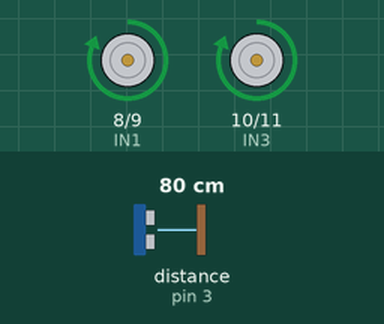
Simulated run of this sketch. Board: Arduino Uno, built with avr-gcc and run on an emulated ATmega328P. On the bench: motor-driver pin pairs drawn as motors (green arrow = first pin HIGH = forward, orange = second pin HIGH = backward, longer = more drive). Wiring (inferred from the names in the program): ultrasonic range finder: trigger pin 2; echo pin 3. Inputs (shaded band) come from the test bench; at power-on: distance to the obstacle (sensor on pin 3) 80 cm. The echo pulse lasts 58.3 µs per cm; random numbers use the default seed unless the sketch sets one.

Above: at 1.2 s.
1.3 s: distance to the obstacle (sensor on pin 3) set to 19 cm
2.8 s: distance to the obstacle (sensor on pin 3) set to 14 cm
At 3.6 s:
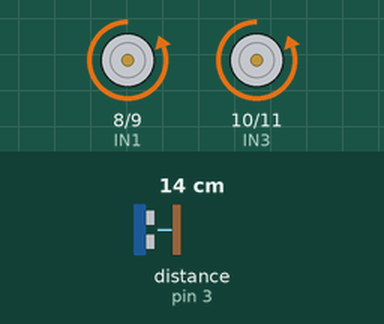
At 5.6 s:
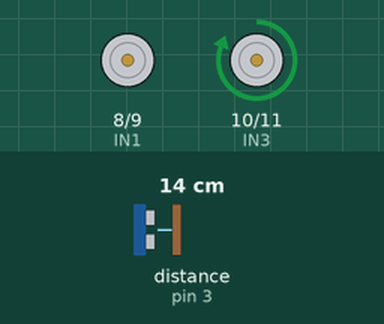
5.8 s: distance to the obstacle (sensor on pin 3) set to 18 cm
7.6 s: distance to the obstacle (sensor on pin 3) set to 2 cm
At 10.4 s:
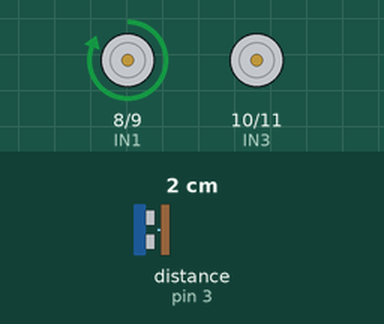
10.6 s: distance to the obstacle (sensor on pin 3) set to 35 cm
Timing chart, 0 to 13.4 s (numbered marks = the images above; inputs shaded):
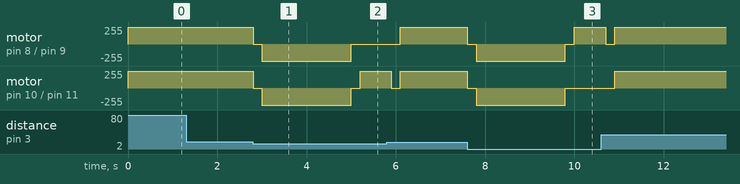

The sketch:

Obstacle_avoidance_robot.ino
```cpp
const int trigPin = 2;
const int echoPin = 3;
const int IN1 = 8;
const int IN2 = 9;
const int IN3 = 10;
const int IN4 = 11;
long duration;
int distance;
void forward()
{
    digitalWrite(IN1,HIGH);
    digitalWrite(IN2,LOW);
    digitalWrite(IN3,HIGH);
    digitalWrite(IN4,LOW);
}
void backward()
{
    digitalWrite(IN1,LOW);
    digitalWrite(IN2,HIGH);
    digitalWrite(IN3,LOW);
    digitalWrite(IN4,HIGH);
}
void left()
{
    digitalWrite(IN1,LOW);
    digitalWrite(IN2,LOW);
    digitalWrite(IN3,HIGH);
    digitalWrite(IN4,LOW);
}
void right()
{
    digitalWrite(IN1,HIGH);
    digitalWrite(IN2,LOW);
    digitalWrite(IN3,LOW);
    digitalWrite(IN4,LOW);
}
void stopRobot()
{
    digitalWrite(IN1,LOW);
    digitalWrite(IN2,LOW);
    digitalWrite(IN3,LOW);
    digitalWrite(IN4,LOW);
}
int getDistance()
{
    digitalWrite(trigPin,LOW);
    delayMicroseconds(2);
    digitalWrite(trigPin,HIGH);
    delayMicroseconds(10);
    digitalWrite(trigPin,LOW);
    duration = pulseIn(echoPin,HIGH);
    return duration * 0.034 / 2;
}
void setup()
{
    pinMode(trigPin,OUTPUT);
    pinMode(echoPin,INPUT);
    pinMode(IN1,OUTPUT);
    pinMode(IN2,OUTPUT);
    pinMode(IN3,OUTPUT);
    pinMode(IN4,OUTPUT);
    randomSeed(analogRead(A0));   // Random left/right turns
}

void loop()
{
    distance = getDistance();
    if(distance > 15)
    {
        forward();
    }
    else
    {
        stopRobot();
        delay(200);
        backward();
        delay(2000);
        stopRobot();
        delay(200);
        if(random(2)==0)
            left();
        else
            right();
        delay(700);
        stopRobot();
        delay(200);
    }
}
```

Measured:
- the behaviour switches between 17 and 16 cm on distance to the obstacle (sensor on pin 3) (found by bisection; images 0 and 1)
- after the input at 1.3 s, every drawn part: stays the same
- after the input at 2.8 s, motor on pin 8 (IN1) / pin 9 (IN2): forward 255/255 → stopped at once, → backward 255/255 0.20 s later, → stopped 2.0 s later; motor on pin 10 (IN3) / pin 11 (IN4): forward 255/255 → stopped at once, → backward 255/255 0.20 s later, → stopped 2.0 s later, → forward 255/255 0.20 s later
- after the input at 7.6 s, motor on pin 8 (IN1) / pin 9 (IN2): forward 255/255 → stopped at once, → backward 255/255 0.20 s later, → stopped 2.0 s later, → forward 255/255 0.20 s later; motor on pin 10 (IN3) / pin 11 (IN4): forward 255/255 → stopped at once, → backward 255/255 0.20 s later, → stopped 2.0 s later
